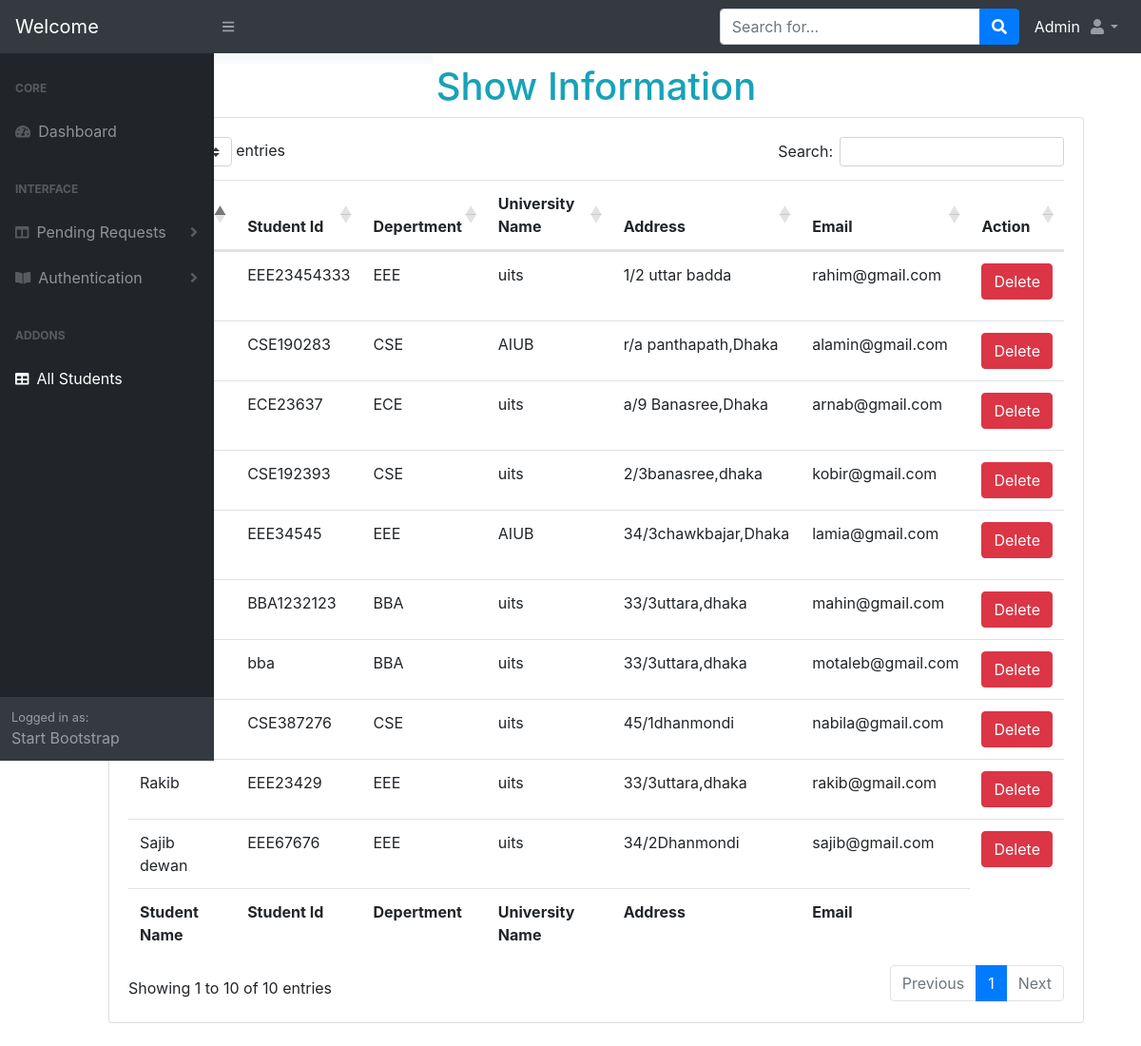
Screenshot of /allstudents.php with the database file from the repository.
### tables this page shows
CREATE TABLE `student` (
  `id` int(10) NOT NULL,
  `student_name` varchar(255) NOT NULL,
  `student_id` varchar(255) NOT NULL,
  `dept` varchar(255) NOT NULL,
  `u_name` varchar(255) NOT NULL,
  `address` varchar(255) NOT NULL,
  `email` varchar(255) NOT NULL,
  `password` varchar(255) NOT NULL,
  `approval` tinyint(1) NOT NULL DEFAULT 0
);

### functions.php (called while the page is built, shortened)
<?php
class notes {
    public function open_db_connection()
    {
       $this->connection= new mysqli('localhost','root','','notes_project');
    }
    public function view_student()
	{
		$sql=$this->connection->query ("SELECT* FROM student WHERE approval=1 ") or die($this->connection->error);
		return $sql;
	}
}
   $function= new notes();
?>

### allstudents.php (the view, shortened to what this page needs)
<?php
   include('sidenav.php');
   require('functions.php');
   $result=$function->view_student();
   ?>
<!DOCTYPE html>
<html>
<head>
    <link href="css/styles.css" rel="stylesheet" />
</head>
<body>
      <div class="container mr-5" style="width: 1050px;">
         <div class="row justify-content-center">
            <h1 class="text-info"> Show Information</h1>
            <div class="card mb-4" >
            <div class="card-body">
              <div class="table-responsive">
                <table class="table table-hover table-border" id="dataTable" width="100%" cellspacing="0">
                       <thead>
                           <tr>
                              <th>Student Name</th>
                              <th>Student Id</th>
                              <th>Depertment</th>
                              <th>University Name</th>
                              <th>Address</th>
                              <th>Email</th>
                              <th>Action</th>
                           </tr>
                        </thead>
                        <?php
                           while ($row = $result->fetch_assoc()) { ?>
                        <tr>
                           <td><?= $row['student_name']; ?> </td>
                           <td><?= $row['student_id']; ?> </td>
                           <td><?= $row['dept']; ?> </td>
                           <td><?= $row['u_name']; ?> </td>
                           <td><?= $row['address']; ?> </td>
                           <td><?= $row['email']; ?> </td>
                           <td>
                    <a href="allstudents.php?delete=<?=($row['id']); ?>" class="btn btn-danger" type="submit" name="delete">Delete</a>
                  </td>
                        </tr>
                        <?php   }  ?>
                        <tfoot>
                           <tr>
                              <th>Student Name</th>
                              <th>Student Id</th>
                              <th>Depertment</th>
                              <th>University Name</th>
                              <th>Address</th>
                              <th>Email</th>
                           </tr>
                        </tfoot>
                     </table>
         </div>
       </div>
      </div>
    </div>
</body>
</html>

### rows the page displays
student: student "EEE23454333", dept "EEE", u_name "uits", address "1/2 uttar badda", email "rahim@gmail.com"
student: student "EEE34545", dept "EEE", u_name "AIUB", address "34/3chawkbajar,Dhaka", email "lamia@gmail.com"
student: student_name "Rakib", student "EEE23429", dept "EEE", u_name "uits", address "33/3uttara,dhaka", email "rakib@gmail.com"
student: student_name "Sajib dewan", student "EEE67676", dept "EEE", u_name "uits", address "34/2Dhanmondi", email "sajib@gmail.com"
student: student "CSE387276", dept "CSE", u_name "uits", address "45/1dhanmondi", email "nabila@gmail.com"
student: student "CSE190283", dept "CSE", u_name "AIUB", address "r/a panthapath,Dhaka", email "alamin@gmail.com"
student: student "ECE23637", dept "ECE", u_name "uits", address "a/9 Banasree,Dhaka", email "arnab@gmail.com"
student: student "CSE192393", dept "CSE", u_name "uits", address "2/3banasree,dhaka", email "kobir@gmail.com"
student: student "bba", dept "BBA", u_name "uits", address "33/3uttara,dhaka", email "motaleb@gmail.com"
student: student "BBA1232123", dept "BBA", u_name "uits", address "33/3uttara,dhaka", email "mahin@gmail.com"
